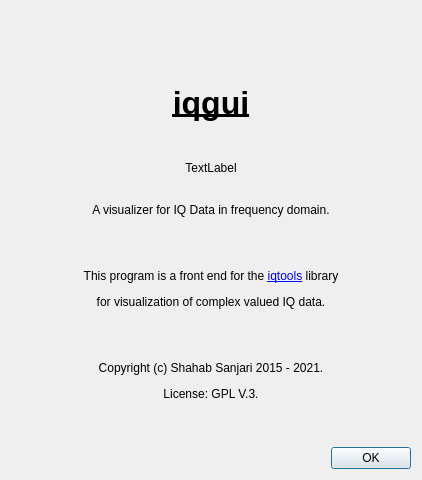
<?xml version="1.0" encoding="UTF-8"?>
<ui version="4.0">
 <class>AbooutDialog</class>
 <widget class="QDialog" name="AbooutDialog">
  <property name="geometry">
   <rect>
    <x>0</x>
    <y>0</y>
    <width>422</width>
    <height>480</height>
   </rect>
  </property>
  <property name="windowTitle">
   <string>Dialog</string>
  </property>
  <property name="windowIcon">
   <iconset resource="gui.qrc">
    <normaloff>:/icons/icon.png</normaloff>:/icons/icon.png</iconset>
  </property>
  <layout class="QVBoxLayout" name="verticalLayout">
   <item>
    <widget class="QLabel" name="label">
     <property name="text">
      <string/>
     </property>
     <property name="pixmap">
      <pixmap resource="gui.qrc">:/icons/icon_128x128.png</pixmap>
     </property>
     <property name="alignment">
      <set>Qt::AlignCenter</set>
     </property>
    </widget>
   </item>
   <item>
    <widget class="QLabel" name="labelTitle">
     <property name="text">
      <string>&lt;html&gt;&lt;head/&gt;&lt;body&gt;&lt;p align=&quot;center&quot;&gt;&lt;span style=&quot; font-size:24pt; font-weight:600; text-decoration: underline;&quot;&gt;iqgui&lt;/span&gt;&lt;/p&gt;&lt;/body&gt;&lt;/html&gt;</string>
     </property>
    </widget>
   </item>
   <item>
    <widget class="QLabel" name="labelVersion">
     <property name="text">
      <string>TextLabel</string>
     </property>
     <property name="alignment">
      <set>Qt::AlignCenter</set>
     </property>
    </widget>
   </item>
   <item>
    <widget class="QLabel" name="labelDescription">
     <property name="text">
      <string>&lt;html&gt;&lt;head/&gt;&lt;body&gt;&lt;p align=&quot;center&quot;&gt;A visualizer for IQ Data in frequency domain.&lt;/p&gt;&lt;p align=&quot;center&quot;&gt;&lt;br/&gt;&lt;/p&gt;&lt;p align=&quot;center&quot;&gt;This program is a front end for the &lt;a href=&quot;https://github.com/xaratustrah/iqtools&quot;&gt;&lt;span style=&quot; text-decoration: underline; color:#0000ff;&quot;&gt;iqtools&lt;/span&gt;&lt;/a&gt; library&lt;/p&gt;&lt;p align=&quot;center&quot;&gt;for visualization of complex valued IQ data.&lt;/p&gt;&lt;p align=&quot;center&quot;&gt;&lt;br/&gt;&lt;/p&gt;&lt;p align=&quot;center&quot;&gt;Copyright (c) Shahab Sanjari 2015 - 2021.&lt;/p&gt;&lt;p align=&quot;center&quot;&gt;License: GPL V.3.&lt;/p&gt;&lt;p align=&quot;center&quot;&gt;&lt;br/&gt;&lt;/p&gt;&lt;/body&gt;&lt;/html&gt;</string>
     </property>
    </widget>
   </item>
   <item>
    <layout class="QHBoxLayout" name="horizontalLayout">
     <item>
      <spacer name="horizontalSpacer">
       <property name="orientation">
        <enum>Qt::Horizontal</enum>
       </property>
       <property name="sizeHint" stdset="0">
        <size>
         <width>40</width>
         <height>20</height>
        </size>
       </property>
      </spacer>
     </item>
     <item>
      <widget class="QPushButton" name="pushButton_ok">
       <property name="text">
        <string>OK</string>
       </property>
      </widget>
     </item>
    </layout>
   </item>
  </layout>
 </widget>
 <resources>
  <include location="gui.qrc"/>
  <include location="gui.qrc"/>
 </resources>
 <connections>
  <connection>
   <sender>pushButton_ok</sender>
   <signal>pressed()</signal>
   <receiver>AbooutDialog</receiver>
   <slot>close()</slot>
   <hints>
    <hint type="sourcelabel">
     <x>210</x>
     <y>282</y>
    </hint>
    <hint type="destinationlabel">
     <x>210</x>
     <y>151</y>
    </hint>
   </hints>
  </connection>
 </connections>
</ui>
